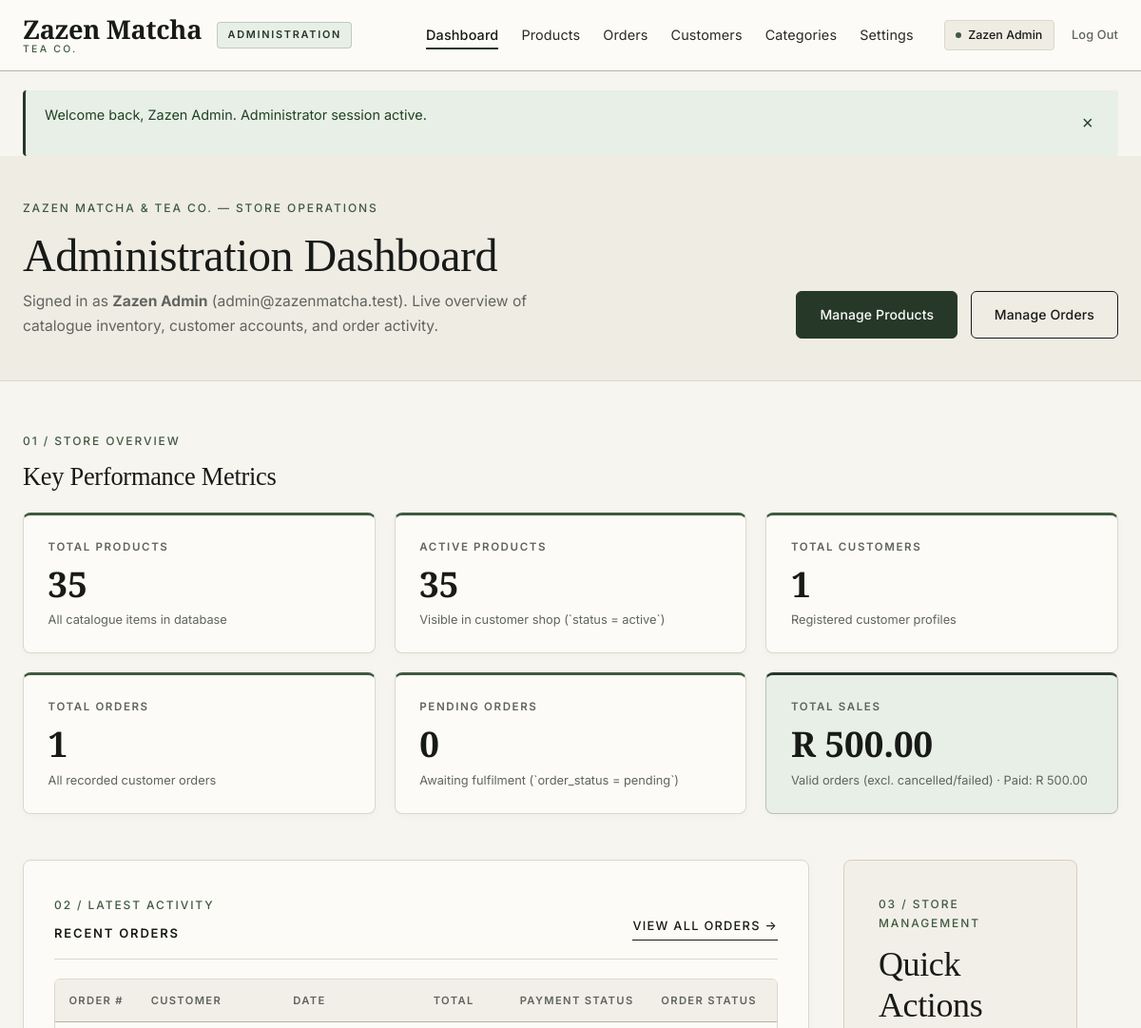
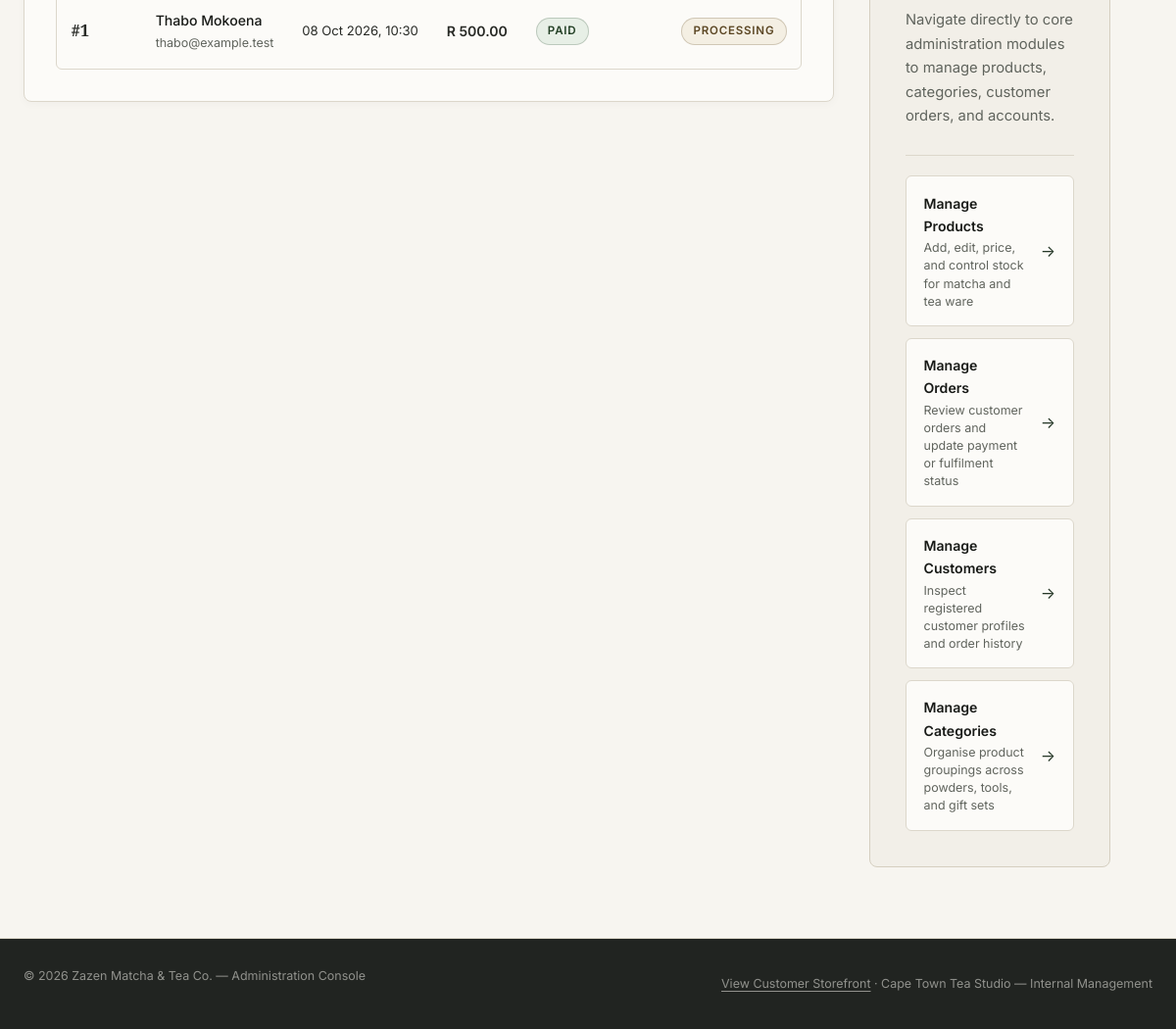
Page /admin/dashboard.php (signed in) on the committed database (2 pictures, top to bottom).
### tables this page shows
CREATE TABLE `orders` (
    `order_id` INT UNSIGNED NOT NULL AUTO_INCREMENT,
    `customer_id` INT UNSIGNED NOT NULL,
    `order_date` DATETIME NOT NULL DEFAULT CURRENT_TIMESTAMP,
    `shipping_address` VARCHAR(255) NOT NULL,
    `city` VARCHAR(100) NOT NULL,
    `province` VARCHAR(100) NOT NULL,
    `postal_code` VARCHAR(20) NOT NULL,
    `subtotal` DECIMAL(10, 2) NOT NULL,
    `shipping_cost` DECIMAL(10, 2) NOT NULL DEFAULT 0.00,
    `total` DECIMAL(10, 2) NOT NULL,
    `payment_method` VARCHAR(50) NOT NULL,
    `payment_status` ENUM('pending', 'paid', 'failed') NOT NULL DEFAULT 'pending',
    `order_status` ENUM('pending', 'processing', 'shipped', 'delivered', 'cancelled') NOT NULL DEFAULT 'pending',
    `created_at` TIMESTAMP NOT NULL DEFAULT CURRENT_TIMESTAMP,
    `updated_at` TIMESTAMP NOT NULL DEFAULT CURRENT_TIMESTAMP ON UPDATE CURRENT_TIMESTAMP,
    PRIMARY KEY (`order_id`),
    KEY `idx_orders_customer` (`customer_id`),
    KEY `idx_orders_status` (`order_status`),
    KEY `idx_orders_date` (`order_date`),
    CONSTRAINT `fk_orders_customer`
        FOREIGN KEY (`customer_id`)
        REFERENCES `customers` (`customer_id`)
        ON DELETE RESTRICT
        ON UPDATE CASCADE
);

CREATE TABLE `customers` (
    `customer_id` INT UNSIGNED NOT NULL AUTO_INCREMENT,
    `first_name` VARCHAR(100) NOT NULL,
    `last_name` VARCHAR(100) NOT NULL,
    `email` VARCHAR(150) NOT NULL,
    `phone` VARCHAR(30) DEFAULT NULL,
    `password` VARCHAR(255) NOT NULL COMMENT 'Bcrypt hash generated via PHP password_hash()',
    `address` VARCHAR(255) DEFAULT NULL,
    `city` VARCHAR(100) DEFAULT NULL,
    `province` VARCHAR(100) DEFAULT NULL,
    `postal_code` VARCHAR(20) DEFAULT NULL,
    `created_at` TIMESTAMP NOT NULL DEFAULT CURRENT_TIMESTAMP,
    `updated_at` TIMESTAMP NOT NULL DEFAULT CURRENT_TIMESTAMP ON UPDATE CURRENT_TIMESTAMP,
    PRIMARY KEY (`customer_id`),
    UNIQUE KEY `uq_customers_email` (`email`)
);

### admin/dashboard.php (the view, shortened to what the rows shown need)
<?php
require_once dirname(__DIR__) . '/includes/db.php';
require_once dirname(__DIR__) . '/includes/functions.php';
$recentOrders    = [];
$paymentStatusLabels = [
    'pending' => 'Pending',
    'paid'    => 'Paid',
    'failed'  => 'Failed',
];
$orderStatusLabels = [
    'pending'    => 'Pending',
    'processing' => 'Processing',
    'shipped'    => 'Shipped',
    'delivered'  => 'Delivered',
    'cancelled'  => 'Cancelled',
];
try {
    $recentOrdersSql = "
        SELECT
            o.order_id,
            o.customer_id,
            o.order_date,
            o.total,
            o.payment_status,
            o.order_status,
            c.first_name,
            c.last_name,
            c.email
        FROM orders o
        LEFT JOIN customers c ON c.customer_id = o.customer_id
        ORDER BY o.order_date DESC, o.order_id DESC
        LIMIT 5
    ";
    $recentOrders = db_fetch_all($pdo, $recentOrdersSql);
} catch (Throwable $exception) {
    error_log('Admin Dashboard Query Error: ' . $exception->getMessage());
    $dashboardError = 'We could not load all store metrics right now. Please refresh or check the database connection.';
}
require_once dirname(__DIR__) . '/includes/admin-header.php';
?>
<section class="checkout-hero admin-page-hero" aria-labelledby="dashboard-heading">
    <div class="container">
        <div class="checkout-hero-inner admin-page-hero-inner">
            <div>
                <h1 id="dashboard-heading" class="checkout-title">Administration Dashboard</h1>
            </div>
        </div>
    </div>
</section>
<section class="section admin-dashboard-section" aria-label="Store metrics and recent activity">
    <div class="container">
        <div class="admin-section-header">
            <div>
                <h2 class="admin-section-title">Key Performance Metrics</h2>
            </div>
        </div>
        <div class="admin-dashboard-grid">
            <div class="checkout-card admin-panel-card">
                <div class="admin-panel-header">
                    <div>
                        <h2 class="checkout-section-heading">Recent Orders</h2>
                    </div>
                </div>
                <?php if (empty($recentOrders)): ?>
                    <div class="admin-empty-state" role="status">
                        <p class="admin-empty-title">No orders have been recorded yet.</p>
                        <p class="admin-empty-text">
                            New customer orders placed through the storefront checkout will appear here automatically.
                        </p>
                    </div>
                <?php else: ?>
                    <div class="admin-table-wrapper">
                        <table class="admin-table">
                            <thead>
                                <tr>
                                    <th scope="col">Order #</th>
                                    <th scope="col">Customer</th>
                                    <th scope="col">Date</th>
                                    <th scope="col">Total</th>
                                    <th scope="col">Payment Status</th>
                                    <th scope="col">Order Status</th>
                                </tr>
                            </thead>
                            <tbody>
                                <?php foreach ($recentOrders as $orderRow): ?>
                                    <?php
                                    $rowOrderId = (int) ($orderRow['order_id'] ?? 0);
                                    $custFirst  = trim((string) ($orderRow['first_name'] ?? ''));
                                    $custLast   = trim((string) ($orderRow['last_name'] ?? ''));
                                    $custName   = trim($custFirst . ' ' . $custLast);
                                    $custEmail  = trim((string) ($orderRow['email'] ?? ''));
                                    $rawDate    = (string) ($orderRow['order_date'] ?? '');
                                    $timestamp  = $rawDate !== '' ? strtotime($rawDate) : false;
                                    $formattedDate = $timestamp !== false
                                        ? date('d M Y, H:i', $timestamp)
                                        : $rawDate;
                                    $payStatusKey   = strtolower((string) ($orderRow['payment_status'] ?? 'pending'));
                                    $payStatusLabel = $paymentStatusLabels[$payStatusKey] ?? ucfirst($payStatusKey);
                                    $ordStatusKey   = strtolower((string) ($orderRow['order_status'] ?? 'pending'));
                                    $ordStatusLabel = $orderStatusLabels[$ordStatusKey] ?? ucfirst($ordStatusKey);
                                    ?>
                                    <tr>
                                        <td class="admin-cell-id" data-label="Order #">
                                            <strong>#<?php echo $rowOrderId; ?></strong>
                                        </td>
                                        <td data-label="Customer">
                                            <div class="admin-customer-cell">
                                                <span class="admin-customer-name"><?php echo e($custName); ?></span>
                                                <?php if ($custEmail !== ''): ?>
                                                    <span class="admin-customer-email"><?php echo e($custEmail); ?></span>
                                                <?php endif; ?>
                                            </div>
                                        </td>
                                        <td class="admin-cell-date" data-label="Date">
                                            <?php echo e($formattedDate); ?>
                                        </td>
                                        <td class="admin-cell-total" data-label="Total">
                                            <?php echo e(format_price($orderRow['total'] ?? 0)); ?>
                                        </td>
                                        <td data-label="Payment Status">
                                            <span class="status-badge status-payment-<?php echo e($payStatusKey); ?>">
                                                <?php echo e($payStatusLabel); ?>
                                            </span>
                                        </td>
                                        <td data-label="Order Status">
                                            <span class="status-badge status-order-<?php echo e($ordStatusKey); ?>">
                                                <?php echo e($ordStatusLabel); ?>
                                            </span>
                                        </td>
                                    </tr>
                                <?php endforeach; ?>
                            </tbody>
                        </table>
                    </div>
                <?php endif; ?>
            </div>
            <aside class="auth-editorial-card admin-quicklinks-card" aria-labelledby="quick-links-heading">
                <h2 id="quick-links-heading" class="auth-editorial-title">
                    Quick Actions
                </h2>
            </aside>
        </div>
    </div>
</section>
<?php require_once dirname(__DIR__) . '/includes/admin-footer.php'; ?>

### rows in the picture
orders: order_id "1", customer.last_name "Thabo Mokoena", customer.email "thabo@example.test", order_date "08 Oct 2026, 10:30", total "R 500.00", payment_status "PAID", order_status "PROCESSING"

### other values in the picture
$adminDisplayName "Zazen Admin"
$flashMessage['message'] "Welcome back, Zazen Admin. Administrator session active."
$adminName "Zazen Admin"
$adminEmail "admin@zazenmatcha.test"
$totalProducts "35"
$activeProducts "35"
$totalCustomers "1"
$totalOrders "1"
$pendingOrders "0"
format_price($totalSales) "R 500.00"
format_price($paidSales) "R 500.00"
